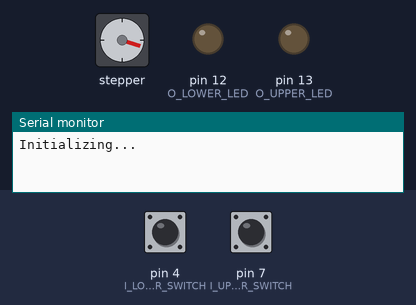
Recording of a sketch running on a simulated Arduino Uno, built with avr-gcc and run on an emulated ATmega328P. Shown: stepper motor, output pins drawn as LEDs (lit = HIGH), the last lines printed to the serial monitor. The test bench sets the inputs (shaded band); at power-on: pin 4 (I_LOWER_SWITCH) LOW, pin 7 (I_UPPER_SWITCH) LOW. Stepper angles assume 200 steps per turn.

Above: at 1.27 s.
1.3 s: pin 4 (I_LOWER_SWITCH) pulled HIGH for 0.15 s
At 1.67 s:
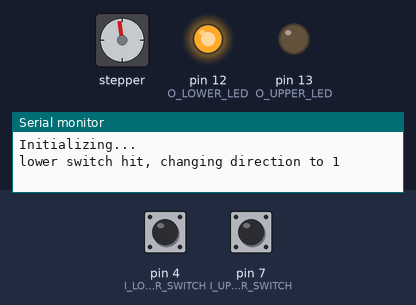
4.3 s: pin 7 (I_UPPER_SWITCH) pulled HIGH for 0.15 s
At 6.61 s:
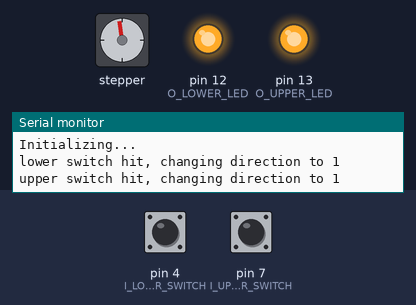
7.3 s: pin 4 (I_LOWER_SWITCH) pulled HIGH for 1 s
At 9.22 s:
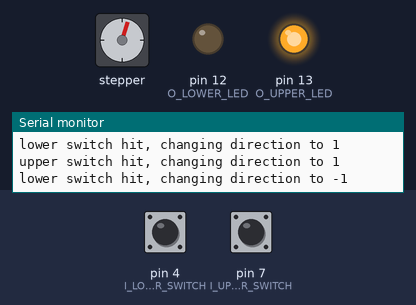
10.3 s: pin 7 (I_UPPER_SWITCH) pulled HIGH for 1 s
At 11.4 s:
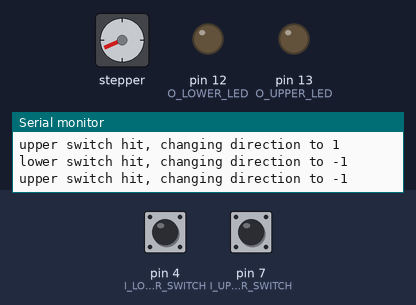
13.3 s: pin 4 (I_LOWER_SWITCH) pulled HIGH for 0.15 s
At 14.42 s:
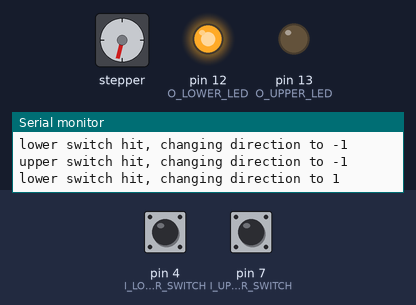
16.3 s: pin 7 (I_UPPER_SWITCH) pulled HIGH for 0.15 s
At 17.17 s:
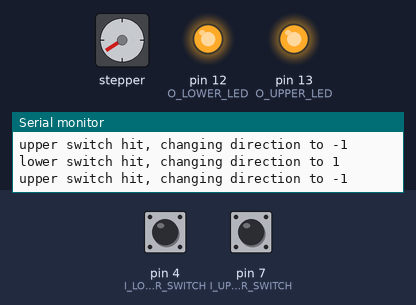
Timing chart, 0 to 20.3 s (numbered marks = the images above; inputs shaded):
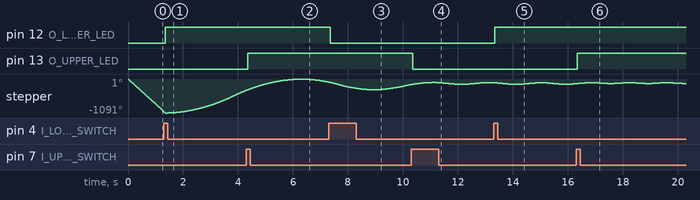

The sketch:

motor-distance-calibration.ino
```cpp
#include <AccelStepper.h>

//global constants
const int O_DIR = 2;                     //output pin to define motor direction
const int O_STEP = 3;                    //output pin to define how many motor steps to take
const int I_LOWER_SWITCH = 4;            //input pin to define lower limit switch
const int I_UPPER_SWITCH = 7;            //input pin to define upper limit switch
const int O_LOWER_LED = 12;              //output pin to light up lower LED when limit switch hit
const int O_UPPER_LED = 13;              //output pin to light up upper LED when limit switch hit
const unsigned long DEBOUNCE_DELAY = 50; //debounce time in milliseconds; increase this value if LEDs flicker
const int INITIAL_LED_STATE = LOW;
const int INITIAL_SWITCH_STATE = LOW;
const int MOTOR_INTERFACE_TYPE = AccelStepper::DRIVER;
const int CALIBRATION_SPEED = 500;
const int OPERATIONAL_SPEED = 4000;
const int ACCELERATION = 100;
const int STEP_SIZE = 10;

//global structs
typedef struct limit_switch_struct{
  int switch_pin;
  int led_pin;
  int switch_state;
  int led_state;
  int last_switch_state;
  unsigned long last_switch_debounce_time;
  long limit;
}limit_switch;

//global variables
limit_switch lower_switch = {I_LOWER_SWITCH, O_LOWER_LED, INITIAL_SWITCH_STATE, INITIAL_LED_STATE, INITIAL_SWITCH_STATE, 0, -1};
limit_switch upper_switch = {I_UPPER_SWITCH, O_UPPER_LED, INITIAL_SWITCH_STATE, INITIAL_LED_STATE, INITIAL_SWITCH_STATE, 0, -1};
AccelStepper myStepper(MOTOR_INTERFACE_TYPE, O_STEP, O_DIR);
bool calibrated = false;
int direction = -1; //find the negative limit first to set home point

void setup() {
  Serial.begin(9600);
  Serial.println("Initializing...");
  // put your setup code here, to run once:
  pinMode(I_LOWER_SWITCH, INPUT);
  pinMode(O_LOWER_LED, OUTPUT);
  digitalWrite(O_LOWER_LED, lower_switch.led_state);

  pinMode(I_UPPER_SWITCH, INPUT);
  pinMode(O_UPPER_LED, OUTPUT);
  digitalWrite(O_UPPER_LED, upper_switch.led_state);

  myStepper.setMaxSpeed(OPERATIONAL_SPEED);
	myStepper.setAcceleration(ACCELERATION);
	myStepper.setSpeed(direction * CALIBRATION_SPEED);
  // TODO: logic to move until you hit a limit switch?
	//myStepper.moveTo(-20000); //find the negative limit first to set home point
}

long stop_now()
{
  long current_position = myStepper.currentPosition();
  myStepper.stop();
  return current_position;
}

bool read_pin(limit_switch &my_switch)
{
  bool is_my_switch_hit = false;
  int reading = digitalRead(my_switch.switch_pin);
  if(reading != my_switch.last_switch_state)
  {
    my_switch.last_switch_debounce_time = millis();
  }

  if((millis() - my_switch.last_switch_debounce_time) > DEBOUNCE_DELAY)
  {
    if(reading != my_switch.switch_state)
    {
      my_switch.switch_state = reading;
      if(my_switch.switch_state == HIGH)
      {
        long current_position = stop_now();
        my_switch.led_state = !my_switch.led_state;
        my_switch.limit = current_position;
        is_my_switch_hit = true;
      }
    }
  }

  digitalWrite(my_switch.led_pin, my_switch.led_state);
  my_switch.last_switch_state = reading;
  return is_my_switch_hit;
}

void loop() {
  // put your main code here, to run repeatedly:
  bool is_lower_hit = read_pin(lower_switch);
  if(is_lower_hit)
  {
    direction = direction * -1;
    Serial.print("lower switch hit, changing direction to ");
    Serial.println(direction);
    calibrated = true; //expected to hit upper first, so hitting this means we're done calibrating
    //myStepper.setSpeed(direction * OPERATIONAL_SPEED);
  }
  bool is_upper_hit = read_pin(upper_switch);
  if(is_upper_hit)
  {
    direction = direction * -1;
    Serial.print("upper switch hit, changing direction to ");
    Serial.println(direction);
  }

  if(!calibrated && !is_lower_hit && !is_upper_hit)
  {
    myStepper.move(direction * STEP_SIZE);
    myStepper.setSpeed(direction * CALIBRATION_SPEED);
  }
  else if(calibrated)
  {
    if(direction < 0)
    {
      myStepper.moveTo(upper_switch.limit);
    }
    else
    {
      myStepper.moveTo(lower_switch.limit);
    }

    if (myStepper.distanceToGo() == 0)
    {
      direction = direction * -1;
      //myStepper.setSpeed(direction * OPERATIONAL_SPEED);
    }
  }

  myStepper.run();
}
```

Measured:
- after the input at 1.3 s, pin 12 (O_LOWER_LED): LOW → HIGH after 0.05 s
- after the input at 4.3 s, pin 13 (O_UPPER_LED): LOW → HIGH after 0.05 s
- after the input at 7.3 s, pin 12 (O_LOWER_LED): HIGH → LOW after 0.05 s
- after the input at 10.3 s, pin 13 (O_UPPER_LED): HIGH → LOW after 0.05 s
- after the input at 13.3 s, pin 12 (O_LOWER_LED): LOW → HIGH after 0.05 s
- after the input at 16.3 s, pin 13 (O_UPPER_LED): LOW → HIGH after 0.05 s
